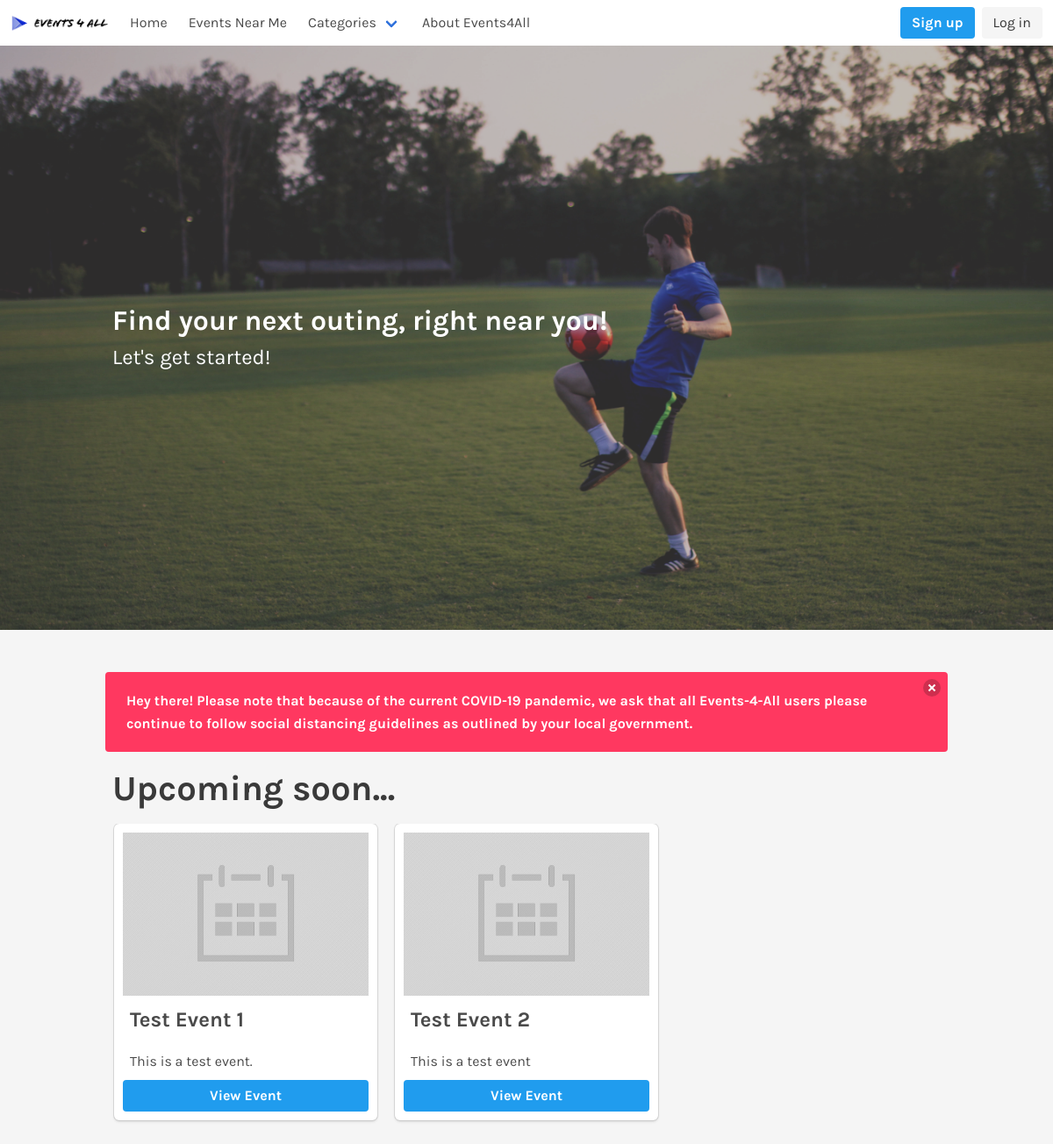
Page /home.php on the earlier database version.
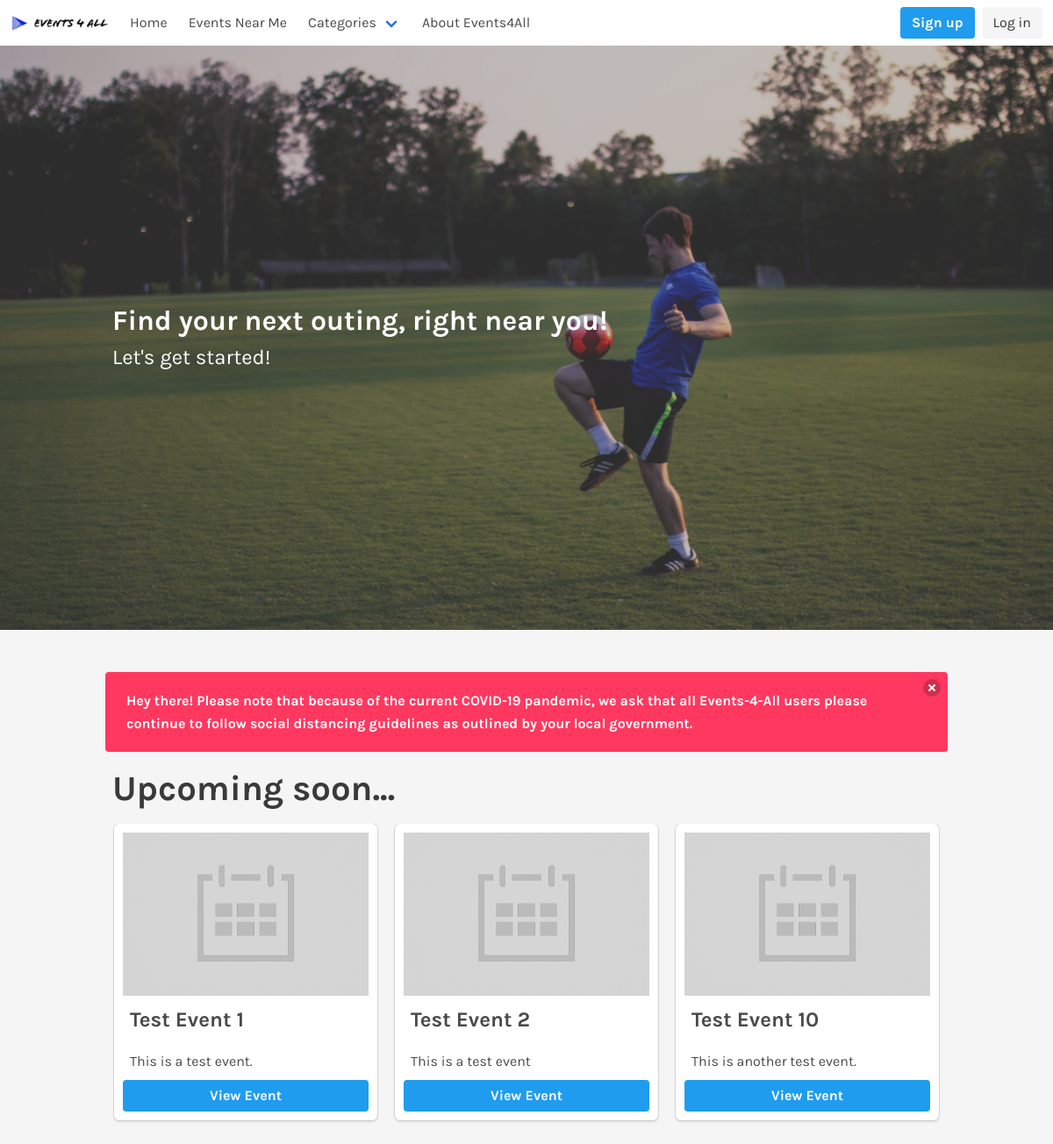
Same page on the later database version.
### tables this page shows
CREATE TABLE `Events` (
  `EventID` int(11) NOT NULL,
  `userID` int(11) UNSIGNED NOT NULL,
  `eventTitle` varchar(255) NOT NULL,
  `startDate` date NOT NULL,
  `startTime` time NOT NULL,
  `endDate` date DEFAULT NULL,
  `endTime` time NOT NULL,
  `street` varchar(255) NOT NULL,
  `city` varchar(255) NOT NULL,
  `USstate` char(2) NOT NULL,
  `zip` varchar(5) NOT NULL,
  `eventDescription` text,
  `genre` int(2) NOT NULL,
  `privacy` tinyint(1) NOT NULL DEFAULT '0',
  `maxNumAttendees` int(10) DEFAULT NULL,
  `eventStatus` int(1) NOT NULL DEFAULT '0'
);

### home.php (the view, shortened to what this page needs)
<!DOCTYPE html>
<html lang="en">
<head>
    <link rel="stylesheet" href="./css/bulma.min.css">
    <link rel="stylesheet" href="./css/style.css">
    <link href="https://unpkg.com/aos@2.3.1/dist/aos.css" rel="stylesheet">
    <link rel="stylesheet" href="https://use.fontawesome.com/releases/v5.8.1/css/all.css">
</head>
<body>
    <?php require './navbar.php'; ?>
    <section class="hero is-large" data-aos="fade-in" data-aos-duration="500">
        <div id="HeroBody" class="hero-body">
            <div class="bannerTint">&nbsp;</div>
            <div class="container">
                <h1 class="title has-text-weight-bold">Find your next outing, right near you!</h1>
                <h2 class="subtitle is-size-4">Let's get started!</h2>
            </div>
        </div>
    </section>
    <section class="section">
        <div class="container">
            <div id="IndexNotification" class="notification is-danger is-size-6 has-text-weight-bold">
                <button class="delete"></button>
                Hey there! Please note that because of the current COVID-19 pandemic, we ask that all
                Events-4-All users <strong>please continue to follow social distancing guidelines as outlined by your local government.</strong>
            </div>
            <h2 class="is-size-1 has-text-weight-bold has-text-centered">Check Out Some Events</h2>
            <div class="homePageCategorySection">
                <h2 class="is-size-2 has-text-weight-bold">Upcoming soon...</h2>
                <ul class="homePageCategorySectionEventsList">
                    <?php
                        require './methods/databaseConnection.php';
                        $eventQuery = "SELECT * FROM Events WHERE privacy = 0 ORDER BY startDate ASC LIMIT 8";
                        $eventResult = $mysqli->query($eventQuery);
                        if ($eventResult->num_rows > 0) {
                            while($row = $eventResult->fetch_assoc()){
                                $eventID = $row['EventID'];
                                $eventTitle = $row['eventTitle'];
                                $eventDescription = $row['eventDescription'];
                                $imageQuery = "SELECT imageName FROM EventImgs WHERE eventID = $eventID";
                                $imageResult = $mysqli->query($imageQuery);
                                if ($imageResult)
                                list($eventImage) = mysqli_fetch_row($imageResult);
                                echo "<li class='box'>";
                                if ($eventImage === NULL) {
                                    echo "<img src='./images/DefaultEventImage.jpg' alt='Event Image' />";
                                }
                                else{
                                    echo "<img src='./images/eventImages/$eventImage' alt='Event Image' />";
                                }
                                echo "<h1 class='is-size-4 has-text-weight-bold'>$eventTitle</h1>
                                    <p class='is-size-6'>$eventDescription
                                    </p>
                                    <a href='./singleEvent.php?viewEventID=$eventID' class='button is-info is-size-6 has-text-weight-bold'>View Event</a>
                                </li>";
                            }
                        }
                    ?>
                </ul>
            </div>
        </div>
    </section>
</body>
</html>

Differences in the rows shown:
added events: eventTitle "Test Event 10", eventDescription "This is another test event."
